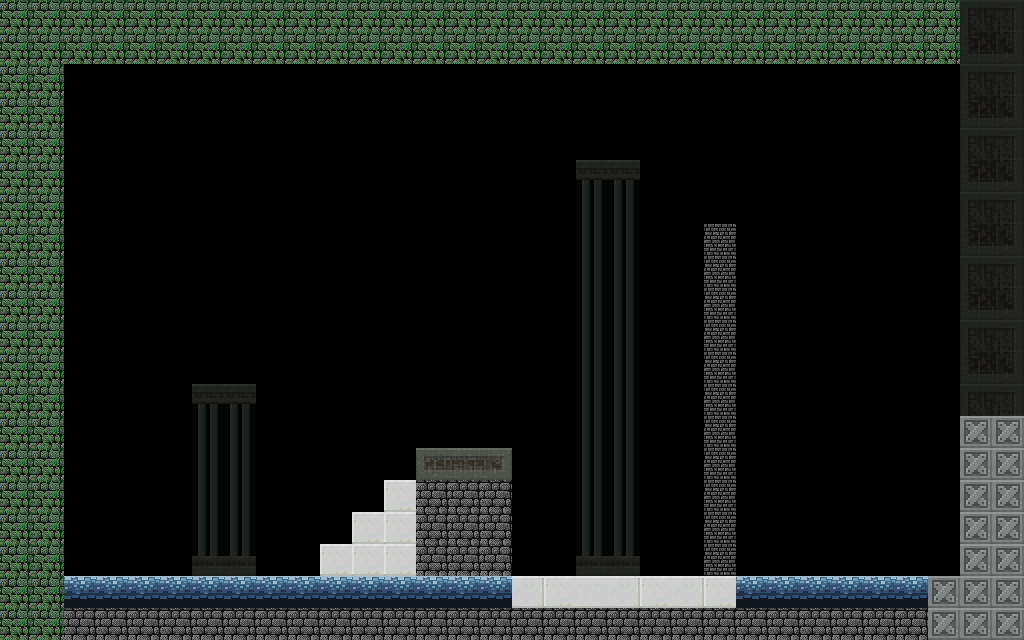

Below is a game level as drawn by its tile map, then a one-line description and the .tmx file that defines it, in full:
An orthogonal 32x20 tile map with 32x32 px tiles, 1 tile layer (Tile Layer 1), 3 tilesets and 11 objects (doorbegin, doorfinish, ceiling, right wall, left wall, ...).

<map version="1.2" tiledversion="1.2.1" orientation="orthogonal" renderorder="right-down" width="32" height="20" tilewidth="32" tileheight="32" infinite="0" nextlayerid="5" nextobjectid="20">
 <tileset firstgid="1" source="DungeonSet.tsx" />
 <tileset firstgid="73" source="platformer_tileset.tsx" />
 <tileset firstgid="409" source="scifi_platformTiles_32x32.tsx" />
 <layer id="1" name="Tile Layer 1" width="32" height="20">
  <data encoding="csv">
36,36,36,36,36,36,36,36,36,36,36,36,36,36,36,36,36,36,36,36,36,36,36,36,36,36,36,36,36,36,1061,1062,
36,36,36,36,36,36,36,36,36,36,36,36,36,36,36,36,36,36,36,36,36,36,36,36,36,36,36,36,36,36,1096,1097,
36,36,0,0,0,0,0,0,0,0,0,0,0,0,0,0,0,0,0,0,0,0,0,0,0,0,0,0,0,0,1061,1062,
36,36,0,0,0,0,0,0,0,0,0,0,0,0,0,0,0,0,0,0,0,0,0,0,0,0,0,0,0,0,1096,1097,
36,36,0,0,0,0,0,0,0,0,0,0,0,0,0,0,0,0,0,0,0,0,0,0,0,0,0,0,0,0,1061,1062,
36,36,0,0,0,0,0,0,0,0,0,0,0,0,0,0,0,0,914,914,0,0,0,0,0,0,0,0,0,0,1096,1097,
36,36,0,0,0,0,0,0,0,0,0,0,0,0,0,0,0,0,950,949,0,0,0,0,0,0,0,0,0,0,1061,1062,
36,36,0,0,0,0,0,0,0,0,0,0,0,0,0,0,0,0,950,949,0,0,1,0,0,0,0,0,0,0,1096,1097,
36,36,0,0,0,0,0,0,0,0,0,0,0,0,0,0,0,0,950,949,0,0,1,0,0,0,0,0,0,0,1061,1062,
36,36,0,0,0,0,0,0,0,0,0,0,0,0,0,0,0,0,950,949,0,0,1,0,0,0,0,0,0,0,1096,1097,
36,36,0,0,0,0,0,0,0,0,0,0,0,0,0,0,0,0,950,949,0,0,1,0,0,0,0,0,0,0,1061,1062,
36,36,0,0,0,0,0,0,0,0,0,0,0,0,0,0,0,0,950,949,0,0,1,0,0,0,0,0,0,0,1096,1097,
36,36,0,0,0,0,914,914,0,0,0,0,0,0,0,0,0,0,950,949,0,0,1,0,0,0,0,0,0,0,1061,1062,
36,36,0,0,0,0,985,985,0,0,0,0,0,0,0,0,0,0,950,949,0,0,1,0,0,0,0,0,0,0,587,587,
36,36,0,0,0,0,985,985,0,0,0,0,0,505,506,507,0,0,950,949,0,0,1,0,0,0,0,0,0,0,587,587,
36,36,0,0,0,0,985,985,0,0,0,0,987,33,33,33,0,0,950,949,0,0,1,0,0,0,0,0,0,0,587,587,
36,36,0,0,0,0,985,985,0,0,0,987,987,33,33,33,0,0,950,949,0,0,1,0,0,0,0,0,0,0,587,587,
36,36,0,0,0,0,1019,1019,0,0,987,987,987,33,33,33,0,0,1019,1019,0,0,1,0,0,0,0,0,0,0,587,587,
36,36,112,112,112,112,112,112,112,112,112,112,112,112,112,112,868,869,870,871,872,873,874,112,112,112,112,112,112,587,587,587,
36,36,33,33,33,33,33,33,33,33,33,33,33,33,33,33,33,33,33,33,33,33,33,33,33,33,33,33,33,587,587,587
</data>
 </layer>
 <objectgroup id="2" name="DoorStart">
  <object id="12" name="doorbegin" x="96" y="544" width="32" height="32" />
 </objectgroup>
 <objectgroup id="3" name="DoorEnd">
  <object id="13" name="doorfinish" x="928" y="544" width="32" height="32" />
 </objectgroup>
 <objectgroup id="4" name="Walls">
  <object id="1" name="ceiling" x="0" y="0" width="1024" height="64" />
  <object id="2" name="right wall" x="960" y="64" width="64" height="576" />
  <object id="3" name="left wall" x="0" y="64" width="64" height="576" />
  <object id="4" name="floor" x="64" y="576" width="896" height="64" />
  <object id="8" name="steps2" x="416" y="448" width="96" height="128" />
  <object id="9" name="steps1" x="352" y="512" width="64" height="64" />
  <object id="10" name="steps1-1" x="384" y="480" width="32" height="32" />
  <object id="11" name="steps0" x="320" y="544" width="32" height="32" />
  <object id="19" name="Blocking Wall" x="704" y="224" width="32" height="352" />
 </objectgroup>
</map>
